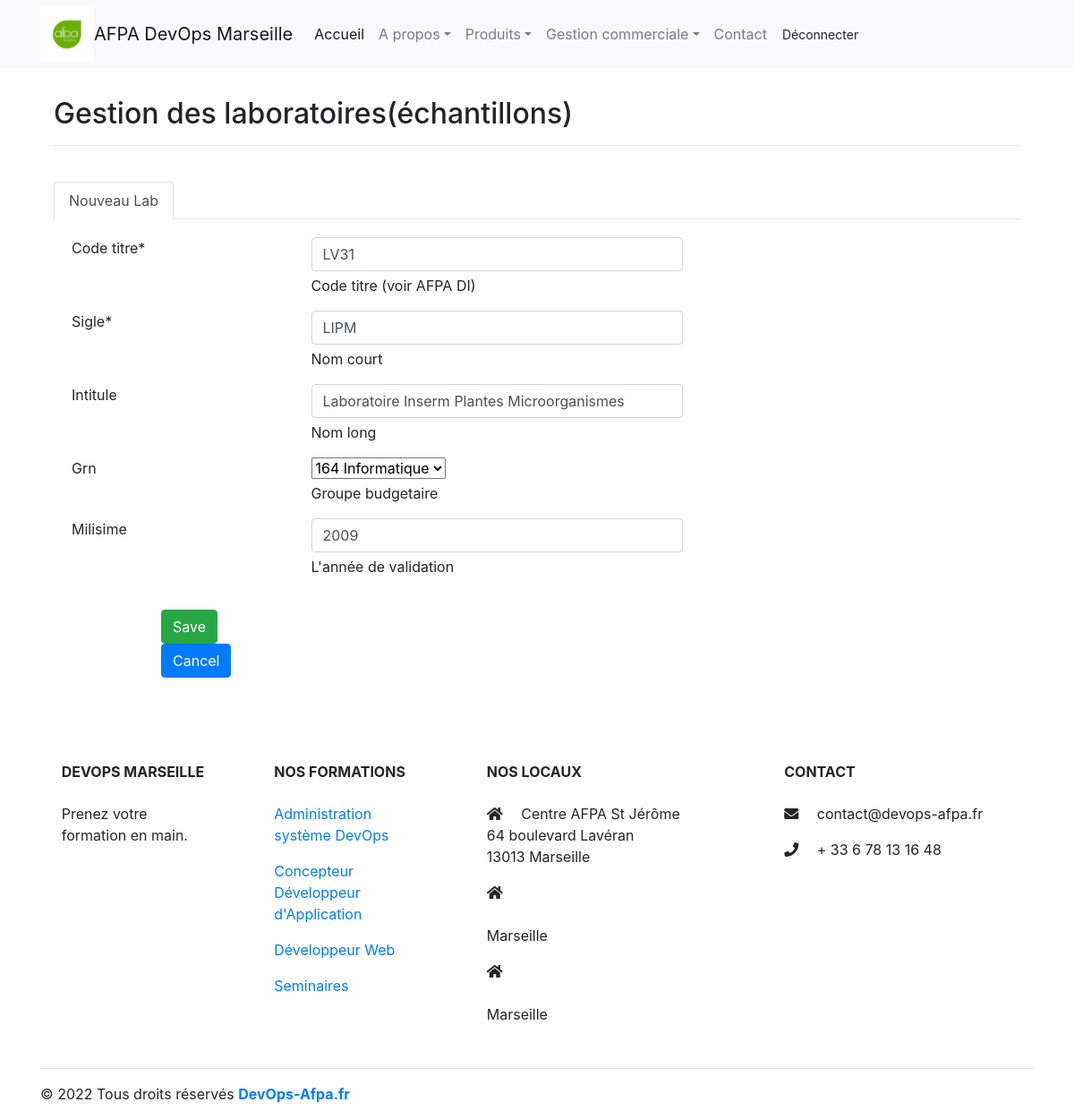
Page /lab/update/2 (signed in) on the committed database.
### lab/models.py (models this page shows, shortened)
class Lab(models.Model):
    id = models.AutoField(primary_key=True)
    code = models.CharField(max_length=20, blank=True, default="none")
    sigle = models.CharField(max_length=20, blank=True, default="none")
    intitule = models.CharField(max_length=500, blank=True, default="none")
    grn = models.ForeignKey('administration.Grn', blank=True, null=True, on_delete=models.PROTECT)
    milisime = models.CharField(max_length=20, blank=True, default="none")

### administration/models.py (models this page shows)
class Grn(models.Model):
    id = models.AutoField(primary_key=True)
    code = models.CharField(max_length=20, blank=True, default="none")
    description = models.CharField(max_length=500, blank=True, default="none")
    def __str__(self):
        return "%s %s" % (self.code, self.description)

### lab/views.py (the view)
# urls.py: path('update/<pk>', views.lab_update, name='lab_update'),
@staff_member_required
def lab_update(request, pk, template_name='lab/lab_form.html'):
    if request.user.is_superuser:
        labs = get_object_or_404(Lab, pk=pk)
    else:
        labs = get_object_or_404(Lab, pk=pk, user=request.user)
    form = LabForm(request.POST or None, instance=labs)
    if form.is_valid():
        form.save()
        return redirect('lab:lab_list')
    return render(request, template_name, {'form': form})

### templates/lab/lab_form.html (shortened to what this page needs)
{% extends "base.html" %}
{% load crispy_forms_tags %}
{% load static %}
{% block content %}
  <div class="container">
    <div class="row">
      <div class="col-md-12">
        <h2> Gestion des laboratoires(échantillons) </h2><hr /><br />
		<form method="post" action="" class="uniForm">
     {% crispy form %}
    </form>
     </div>
    </div>
 </div>
{% endblock %}

### rows in the picture
Lab: code "LV31", sigle "LIPM", intitule "Laboratoire Inserm Plantes Microorganismes", grn "164 Informatique", milisime "2009"
